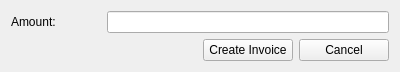
<?xml version="1.0" encoding="UTF-8"?>
<ui version="4.0">
 <class>Invoice</class>
 <widget class="QWidget" name="Invoice">
  <property name="geometry">
   <rect>
    <x>0</x>
    <y>0</y>
    <width>400</width>
    <height>69</height>
   </rect>
  </property>
  <property name="windowTitle">
   <string>Form</string>
  </property>
  <layout class="QGridLayout" name="gridLayout">
   <item row="0" column="0">
    <widget class="QLabel" name="label">
     <property name="sizePolicy">
      <sizepolicy hsizetype="Preferred" vsizetype="Fixed">
       <horstretch>0</horstretch>
       <verstretch>0</verstretch>
      </sizepolicy>
     </property>
     <property name="maximumSize">
      <size>
       <width>100</width>
       <height>16777215</height>
      </size>
     </property>
     <property name="text">
      <string>Amount:</string>
     </property>
    </widget>
   </item>
   <item row="0" column="1" colspan="3">
    <widget class="QLineEdit" name="txtInvoiceAmount">
     <property name="sizePolicy">
      <sizepolicy hsizetype="Expanding" vsizetype="Minimum">
       <horstretch>0</horstretch>
       <verstretch>0</verstretch>
      </sizepolicy>
     </property>
     <property name="text">
      <string/>
     </property>
     <property name="placeholderText">
      <string/>
     </property>
    </widget>
   </item>
   <item row="1" column="0" colspan="2">
    <spacer name="horizontalSpacer">
     <property name="orientation">
      <enum>Qt::Horizontal</enum>
     </property>
     <property name="sizeHint" stdset="0">
      <size>
       <width>185</width>
       <height>20</height>
      </size>
     </property>
    </spacer>
   </item>
   <item row="1" column="2">
    <widget class="QPushButton" name="pbInvoice">
     <property name="sizePolicy">
      <sizepolicy hsizetype="Minimum" vsizetype="Minimum">
       <horstretch>0</horstretch>
       <verstretch>0</verstretch>
      </sizepolicy>
     </property>
     <property name="text">
      <string>Create Invoice</string>
     </property>
    </widget>
   </item>
   <item row="1" column="3">
    <widget class="QPushButton" name="pbCancelInvoice">
     <property name="sizePolicy">
      <sizepolicy hsizetype="Minimum" vsizetype="Minimum">
       <horstretch>0</horstretch>
       <verstretch>0</verstretch>
      </sizepolicy>
     </property>
     <property name="text">
      <string>Cancel</string>
     </property>
    </widget>
   </item>
  </layout>
 </widget>
 <resources/>
 <connections/>
</ui>
